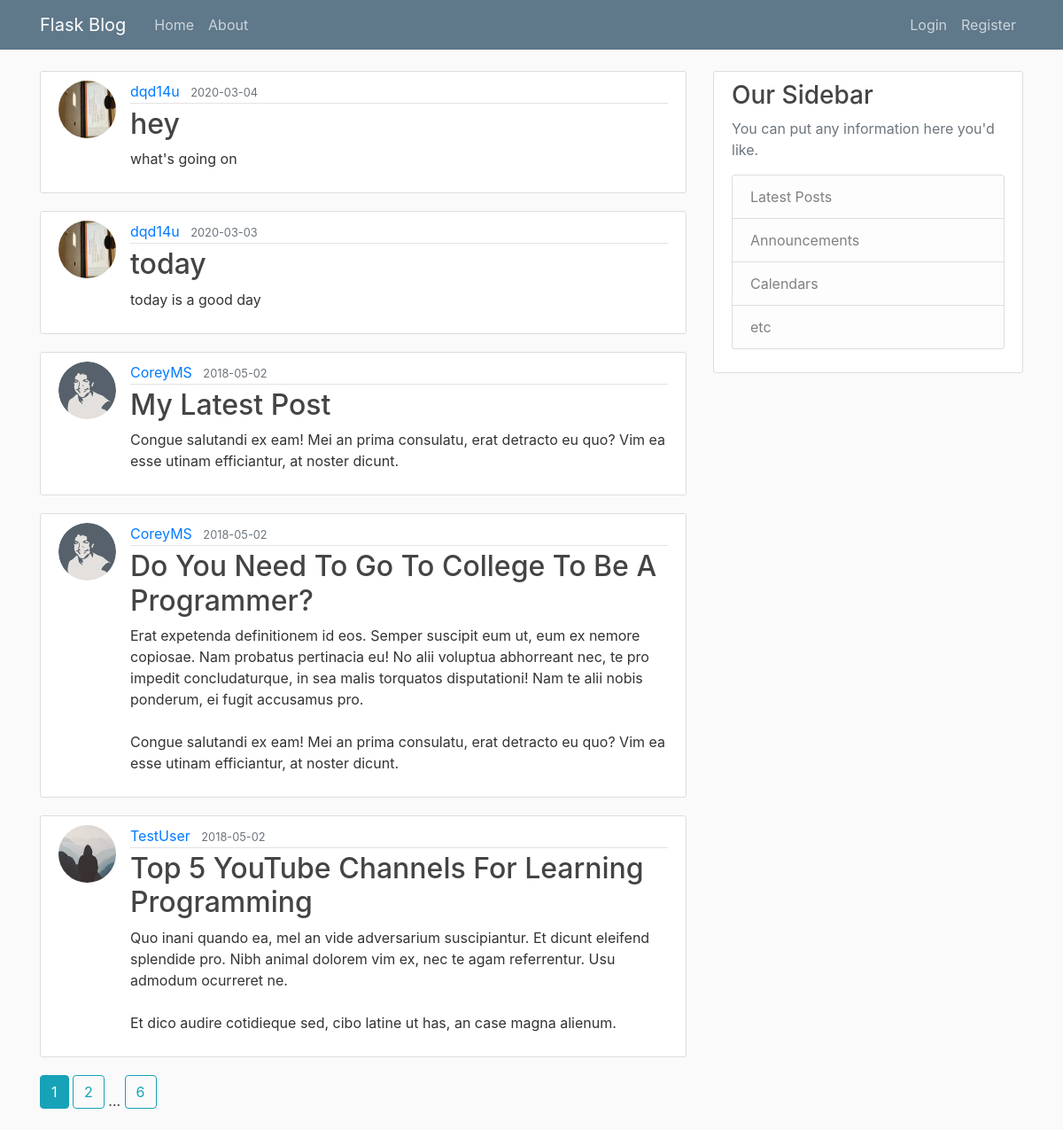
The page /home on the database its author committed.
### flaskblog/models.py (models this page shows, shortened)
class Post(db.Model):
    id = db.Column(db.Integer, primary_key=True)
    title = db.Column(db.String(100), nullable=False)
    date_posted = db.Column(db.DateTime, nullable=False, default=datetime.utcnow)
    content = db.Column(db.Text, nullable=False)
    user_id = db.Column(db.Integer, db.ForeignKey('user.id'), nullable=False)

class User(db.Model, UserMixin):
    id = db.Column(db.Integer, primary_key=True)
    username = db.Column(db.String(20), unique=True, nullable=False)
    email = db.Column(db.String(120), unique=True, nullable=False)
    image_file = db.Column(db.String(20), nullable=False, default='default.jpg')
    password = db.Column(db.String(60), nullable=False)
    posts = db.relationship('Post', backref='author', lazy=True)

### flaskblog/routes.py (the view)
@app.route("/")
@app.route("/home")
def home():
    page = request.args.get('page', 1, type=int)
    posts = Post.query.order_by(Post.date_posted.desc()).paginate(page=page, per_page=5)
    return render_template('home.html', posts=posts)

### flaskblog/templates/home.html
{% extends "layout.html" %}
{% block content %}
    {% for post in posts.items %}
        <article class="media content-section">
          <img class="rounded-circle article-img" src="{{ url_for('static', filename='profile_pics/' + post.author.image_file) }}">
          <div class="media-body">
            <div class="article-metadata">
              <a class="mr-2" href="{{ url_for('user_posts', username=post.author.username) }}">{{ post.author.username }}</a>
              <small class="text-muted">{{ post.date_posted.strftime('%Y-%m-%d') }}</small>
            </div>
            <h2><a class="article-title" href="{{ url_for('post', post_id=post.id) }}">{{ post.title }}</a></h2>
            <p class="article-content">{{ post.content }}</p>
          </div>
        </article>
    {% endfor %}
    {% for page_num in posts.iter_pages(left_edge=1, right_edge=1, left_current=1, right_current=2) %}
      {% if page_num %}
        {% if posts.page == page_num %}
          <a class="btn btn-info mb-4" href="{{ url_for('home', page=page_num) }}">{{ page_num }}</a>
        {% else %}
          <a class="btn btn-outline-info mb-4" href="{{ url_for('home', page=page_num) }}">{{ page_num }}</a>
        {% endif %}
      {% else %}
        ...
      {% endif %}
    {% endfor %}
{% endblock content %}

### flaskblog/templates/layout.html (shortened to what this page needs)
<!DOCTYPE html>
<html>
<head>
    <link rel="stylesheet" href="https://maxcdn.bootstrapcdn.com/bootstrap/4.0.0/css/bootstrap.min.css">
    <link rel="stylesheet" type="text/css" href="{{ url_for('static', filename='main.css') }}">
</head>
<body>
    <header class="site-header">
      <nav class="navbar navbar-expand-md navbar-dark bg-steel fixed-top">
        <div class="container">
          <a class="navbar-brand mr-4" href="/">Flask Blog</a>
          <div class="collapse navbar-collapse" id="navbarToggle">
            <div class="navbar-nav mr-auto">
              <a class="nav-item nav-link" href="{{ url_for('home') }}">Home</a>
              <a class="nav-item nav-link" href="{{ url_for('about') }}">About</a>
            </div>
            <div class="navbar-nav">
              {% if current_user.is_authenticated %}
                <a class="nav-item nav-link" href="{{ url_for('new_post') }}">New Post</a>
                <a class="nav-item nav-link" href="{{ url_for('account') }}">Account</a>
                <a class="nav-item nav-link" href="{{ url_for('logout') }}">Logout</a>
              {% else %}
                <a class="nav-item nav-link" href="{{ url_for('login') }}">Login</a>
                <a class="nav-item nav-link" href="{{ url_for('register') }}">Register</a>
              {% endif %}
            </div>
          </div>
        </div>
      </nav>
    </header>
    <main role="main" class="container">
      <div class="row">
        <div class="col-md-8">
          {% block content %}{% endblock %}
        </div>
        <div class="col-md-4">
          <div class="content-section">
            <h3>Our Sidebar</h3>
            <p class='text-muted'>You can put any information here you'd like.
              <ul class="list-group">
                <li class="list-group-item list-group-item-light">Latest Posts</li>
                <li class="list-group-item list-group-item-light">Announcements</li>
                <li class="list-group-item list-group-item-light">Calendars</li>
                <li class="list-group-item list-group-item-light">etc</li>
              </ul>
            </p>
          </div>
        </div>
      </div>
    </main>
</body>
</html>

### flaskblog/static/main.css (style rules this page uses)
body { background: #fafafa; color: #333333; margin-top: 5rem; }
h1, h2, h3, h4, h5, h6 { color: #444444; }
.bg-steel { background-color: #5f788a; }
.site-header .navbar-nav .nav-link { color: #cbd5db; }
.content-section { background: #ffffff; padding: 10px 20px; border: 1px solid #dddddd; border-radius: 3px; margin-bottom: 20px; }
.article-title { color: #444444; }
.article-content { white-space: pre-line; }
.article-img { height: 65px; width: 65px; margin-right: 16px; }
.article-metadata { padding-bottom: 1px; margin-bottom: 4px; border-bottom: 1px solid #e3e3e3 }

### rows shown on the page
Post: image_file (picture), author.username "dqd14u", date_posted "2020-03-04", title "hey", content "what's going on"
Post: image_file (picture), author.username "dqd14u", date_posted "2020-03-03", title "today", content "today is a good day"
Post: image_file (picture), author.username "CoreyMS", date_posted "2018-05-02", title "My Latest Post", content "Congue salutandi ex eam! Mei an prima consulatu, erat detracto eu quo? Vim ea esse utinam efficiantur, at noster dicunt."
Post: image_file (picture), author.username "CoreyMS", date_posted "2018-05-02", title "Do You Need To Go To College To Be A Programmer?", content "Erat expetenda definitionem id eos. Semper suscipit eum ut, eum ex nemore copiosae. Nam probatus pertinacia eu! No alii voluptua abhorreant nec, te pro impedit concludaturque, in sea malis torquatos disputationi! Nam te alii nobis ponderum, ei fugit accusamus pro. Congue salutandi ex eam! Mei an prima consulatu, erat detracto eu quo? Vim ea esse utinam efficiantur, at noster dicunt."
Post: image_file (placeholder picture), author.username "TestUser", date_posted "2018-05-02", title "Top 5 YouTube Channels For Learning Programming", content "Quo inani quando ea, mel an vide adversarium suscipiantur. Et dicunt eleifend splendide pro. Nibh animal dolorem vim ex, nec te agam referrentur. Usu admodum ocurreret ne. Et dico audire cotidieque sed, cibo latine ut has, an case magna alienum."

### other values the page prints
{{ page_num }} "1"
{{ page_num }} "2" "6"
